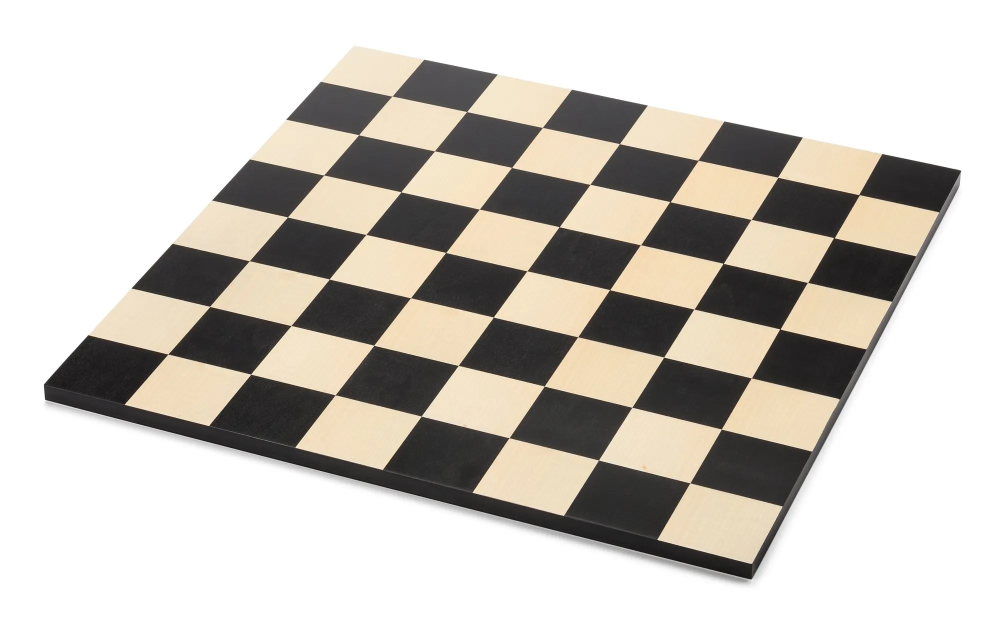
#> input picture book/docs/ch02/figures/chessboard.jpg, 2000 x 1257 px, found by its file name (shown at 1/2 size)
$ jupyter execute 'Chapter 2.7 Recovery of affine and metric properties from images.ipynb'
#> lines starting #> are read from the running program, lines starting #| are printed output that depends on the picture; after the words box and inside, x2 and y2 are one past the last pixel; in counts of white or black regions, pixels touching at a corner belong together
# **2.4. Recovery of affine and metric properties from images**

## **The Method to recover similarity properties from projective distored images**

평면에 projection되어 있는 이미지에서 사영 왜곡을 제거하면 각도, 길이 비율과 같은 similarity 속성을 원래 평면에서 측정할 수 있으며, 4개의 대응점을 지정하여 dof가 8인 projective transformation H를 계산해 사영 왜곡을 완전히 제거할 수 있습니다.

그러나 similarity transformation은 projective tranformation에 비해 dof가 4개 더 적습니다. 따라서 4 dof만 지정하여도 similarity 속성을 측정할 수 있습니다.

사영 왜곡된 이미지에서 similarity 속성을 복원하기 위한 4개의 dof는 line at infinity $l_\infty$(dof 2)와 $l_\infty$에 있는 두 개의 원형점($circular\ points$, dof 2)이라는 물리적 실체로 주어지며, 이러한 연관성을 이용하는 것이 행렬 분해에서 나타나는 행렬을 지정하는 방식보다 문제를 더 직관적으로 해결할 수 있습니다.

이미지에서 $l_\infty$가 결정되면 사영 왜곡을 제거할 수 있고, $circular \ points$가 결정되면 아핀 왜곡을 제거할 수 있습니다. 그러면 남은 왜곡은 similarity 뿐이므로, 이미지에서 similarity 속성을 측정할 수 있습니다.

## **2.4.1 The line at infinity**

사영 변환에 의해 왜곡된 이미지에서 무한선(the line at infinity) $l_\infty$을 식별하면 아핀 속성을 복원할 수 있습니다. 그 이유는 line at infinity $l_\infty$이 projective transformation H에 invariant하기 때문입니다.

<br>

## **2.4.2 Recovery of affine properties from images**

사영 변환에 의해 왜곡된 이미지에서 line at infinity $l_\infty$을 식별하여 line at infinity의 표준 위치인 $(0, 0, 1)^T$로 보내는 변환을 적용하면, Result 2.17.에 의해 이미지에 적용된 변환은 아핀 변환임을 보일 수 있습니다.

즉 이미지의 아핀 속성을 복원한 것입니다. 다음 그림에서 이 핵심 아이디어에 대해 잘 설명하고 있습니다. 그렇다면 사영 변환에 의해 왜곡된 이미지에서의 line at infinity $l_\infty$을 식별하는 방법은 무엇이 있을까요?

이 책에서는 2가지 방법을 소개합니다.
1. 평행선의 교점을 이용한 방법
2. 길이 비율을 이용한 방법

위 두 가지 중 저희는 1번 방법에 대한 실습을 함께 제공합니다.

## **Affine rectification**
아래 이미지는 3가지의 평면과 그 사이에서의 일어날 수 있는 2가지 변환으로 아핀 속성이 보정되는 과정을 보입니다.
3가지 평면은 왼쪽부터 순차적으로 아래와 같은 평면을 나타냅니다.
1. 실제 세계에서 왜곡 없이 평면으로 사영된 평면 $\pi_1$,
2. projective transformation에 대해 변환되어 사영된 평면 $\pi_2$,
3. $\pi_2$에서 아핀 속성을 복원한 $\pi_3$

또한, $H_P$는 projective transformation, $H_A$는 Affine transformation 입니다.

<!--  -->

위 그림에서 알 수 있는 것은 2가지입니다.
1. projective transform에 의해 왜곡된 이미지에서 line at infinity $l_\infty$을 식별하여 affine 속성을 복원해 평행인 것을 평행으로 만들 수 있다는 것
2. 위와 같이 복원된 평면은 원본과 affine transforation의 관계를 가진다는 것

## **The Method using the intersection of parallel lines**

실세상 평면의 line at infinity는 원근 이미지에서 평면의 vanishing line이 됩니다. 다음 그림에서 나와있듯이, vanishing line $l$은 이미지에서 평행선의 교점에서 계산할 수 있습니다.

<!--  -->

vanishing line을 식별하는 방법을 요약해보겠습니다.
1. 실제 세계에서는 평행한 두 직선을 2 pair 찾습니다.
2. 외적을 이용해서 각 쌍에 존재하는 두 직선의 접점을 계산합니다.
3. 위 과정을 통해 구한 2개의 접접의 외적을 이용해 선의 좌표 계산합니다.

아래 실습 코드가 있습니다.

[cell 1]
import numpy as np
import cv2

import matplotlib.pyplot as plt

[cell 2]
img = cv2.imread('./figures/chessboard.jpg', cv2.IMREAD_COLOR)
#> img is the input picture: shape (1257, 2000, 3); mean B, G, R 190.2, 197.1, 201.7

st = [np.array([1381,  969]), np.array([1719,  392]), np.array([337, 711]), np.array([1382,  968])]
ed = [np.array([338, 711]), np.array([786, 195]), np.array([786, 194]), np.array([1719,  392])]
# Homogeneous vectorize
st = np.append(st, np.ones((4,1), dtype=np.int32), axis=1)
ed = np.append(ed, np.ones((4,1), dtype=np.int32), axis=1)

# Compute vanishing point Vx
Vx = np.cross(np.cross(st[0], ed[0]),np.cross(st[1], ed[1]))
Vx = Vx/Vx[2]

# Compute vanishing point Vy
Vy = np.cross(np.cross(st[2], ed[2]),np.cross(st[3], ed[3]))
Vy = Vy/Vy[2]

# Compute vanishing line Vl
Vl = np.cross(Vx,Vy)
Vl = Vl/Vl[2]
print('Vanishing line : ', Vl)

# compute affine rectification matrix
H_A = np.eye(3)
H_A[2] = Vl

# recover the affine properties
recovered_img = cv2.warpPerspective(img, H_A, (0,0))
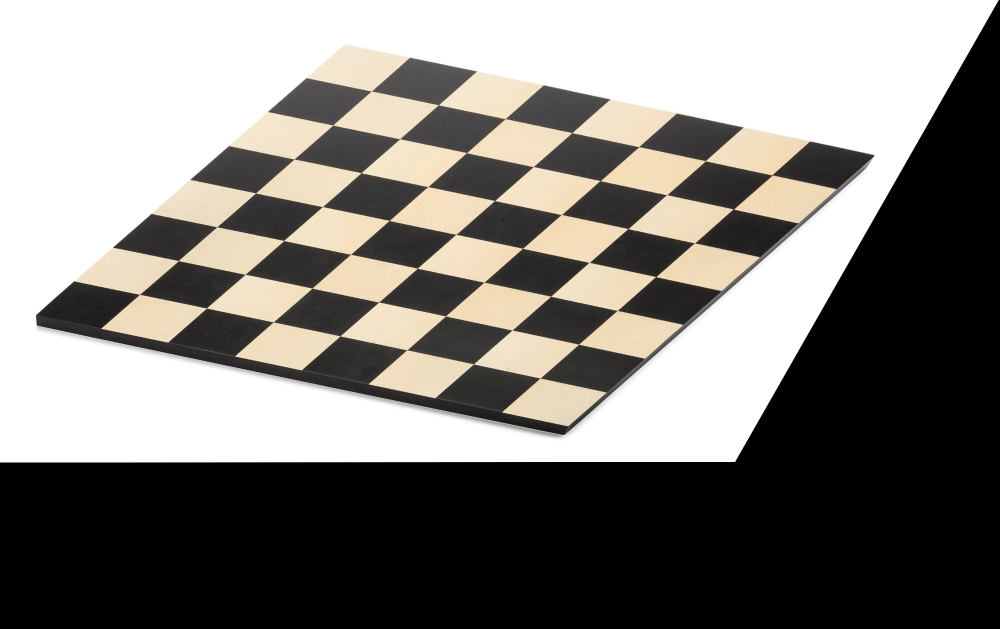
#> recovered_img: shape (1257, 2000, 3) (shown at 1/2 size); mean B, G, R 122.4, 126.8, 129.7

concat = np.concatenate([img, recovered_img], axis=1)
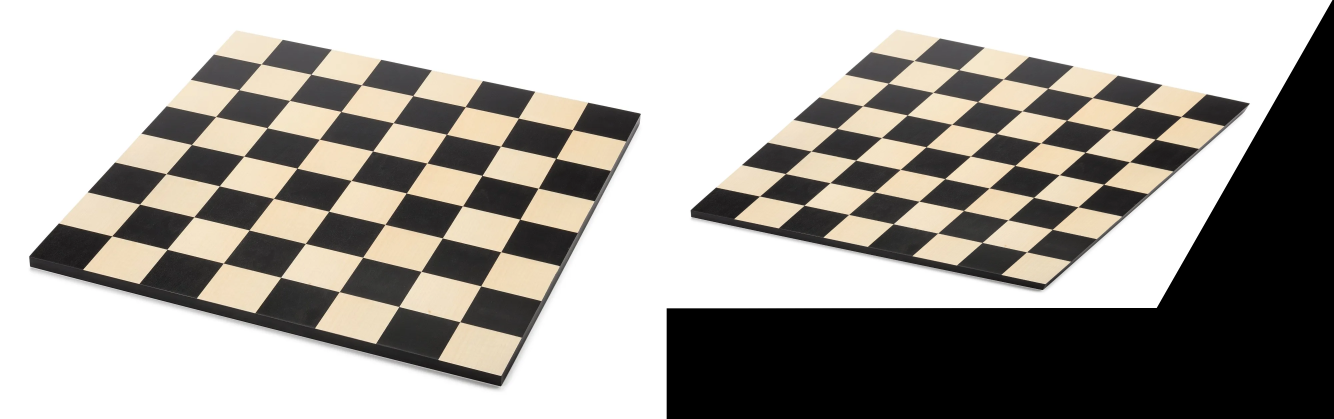
#> concat: shape (1257, 4000, 3) (shown at 1/3 size); mean B, G, R 156.3, 161.9, 165.7
plt.imshow(concat)

## **Computing a vanishing point from a length ratio**

또는 길이 비율이 알려진 두 개의 간격이 주어지면 소실점을 결정할 수 있습니다. 일반적인 경우는 이미지의 한 직선에서 세 점이 식별된 경우입니다.
 $a, b, c$가 실세계에서 대응하는 같은 선상의 점이고, 길이 비율 $d(a,b) : d(b, c) = a : b$가 알려져 있다고 가정합니다. 교차 비율을 사용하면 소실점을 찾아낼 수 있습니다.

<!--  -->

<br>

1. 이미지에서 거리 비율 $d(a', b') : d(b', c') = a' : b'$을 측정합니다.
2. 점 $a, b, c$를 직선 $<a, b, c>$상의 좌표계에서 좌표 $0, a, a + b$로 표기합니다. 계산을 위해 이러한 점들을 2차원 동차 벡터 $(0, 1)^T, (a, 1)^T, (a+b, 1)^T$로 표시합니다. 같은 방법으로 $a', b', c'$는 좌표 $0, a', a'+b'$을 가지고 동차 벡터로 표시할 수 있습니다.
3. 위의 두 좌표계를 이용해 $a\mapsto a', b\mapsto b', c\mapsto c'$으로 가는 1차원 사영변환 $H_\mathbf{2x2}$를 계산합니다.
4. $H_\mathbf{2x2}$에 의한 무한점의 이미지가 $<a', b', c'>$의 소실점이 됩니다.

<br>

## **2.4.3 The circular points and their dual**

사영 왜곡된 이미지에서 원형점(the circular points) $I, J$를 식별하면 닮음 속성을 복원할 수 있습니다. 이는 원형점 $I, J$가 사영 변환 H에 고정된다는 것이 H가 닮음 변환인 것과 필요충분조건이기 때문입니다.
일반적으로 I와 J의 좌표는 아래와 같습니다.

$\text{I} = \begin{pmatrix} 1 \\ i \\ 0 \end{pmatrix}, \ \ \ \ \ \ \ \ \text{J} = \begin{pmatrix} 1 \\ -i \\ 0 \end{pmatrix}.$

아래 그림은 circular points가 similarity transformation에 invariant 하다는 것을 보여줍니다.
<!--  -->
<!-- <br> -->

<!--  -->

<br>

### **The conic dual to the circular points**

사영 왜곡된 이미지에서 circular points에 대한 dual conic $C^*_\infty$를 식별하여도 similarity 속성을 복원할 수 있습니다. 이는 $C^*_\infty$가 projective transformation H에 고정된다는 것이 H가 similarity transformation인 것과 필요충분조건이기 때문입니다.

<!--  -->

<br>
<br>

※ circular points에 대한 duality conic $C^*_\infty$는 다음과 같이 주어집니다.

$C^*_\infty = IJ^T + JI^T$

따라서 Conic $C^*_\infty$ 은 아래와 같이 표현할 수 있습니다.

$C^*_\infty = \begin{pmatrix} 1 \\ i \\ 0 \end{pmatrix}\begin{pmatrix} 1 & -i & 0 \end{pmatrix} + \begin{pmatrix} 1 \\ -i \\ 0 \end{pmatrix}\begin{pmatrix} 1 & i & 0 \end{pmatrix} =
\begin{bmatrix} 1 & 0 & 0 \\ 0 & 1 & 0 \\ 0 & 0 & 0 \end{bmatrix}$

<br>

## **2.4.4 Angles on the projective plane**

사영 평면에서 $C^*_\infty$을 결정하면 다음과 같은 방법으로 유클리드 각을 측정할 수 있습니다.

<br>

<!--  -->

<br>

위 수식은 사영 변환에서 불변량이며, $l^TC^*_\infty m = 0$이면 직선 $l$과 $m$은 직교합니다.

<br>

## **2.4.5 Recovery of metric properties from images**

원형점을 표준 위치 $(1, \pm i, 0)^T$로 변환하면 사영 왜곡된 이미지에서 거리 속성을 복원할 수 있습니다. 그리고 Result 2.21.에 의해 실세상 평면과 복원된 이미지 사이의 변환이 닮음 변환임을 보일 수 있습니다.
<br>
### **Metric Rectification using $C^*_\infty$**

다음과 같이 $C^*_\infty$를 이용하여 사영 변환의 닮음 왜곡을 제외하고 사영과 아핀 구성 행렬을 모두 결정할 수 있습니다.
<br>
<!--  -->

<br>

### **Metric rectification from affine distorted images**

이미지가 아핀 보정이 됐다고 가정하면, 거리 보정을 위해 원형점의 자유도 2를 결정하는 제약 조건 2개가 필요합니다. 실세상 평면에서 직각인 두 개의 이미지에서 제약 조건을 얻을 수 있습니다.

아핀 정정 이미지의 직선 $l', m'$이 실세계에서 직교하는 선 $l, m$에 대응한다고 가정하면 $l'^TC^*_\infty m = 0, \mathbf{v} = \mathbf{0}$을 이용할 수 있고, 바로 위에서 언급된 $C^*_\infty$’에 대한 공식을 다음과 같이 정리할 수 있습니다.

<!--  -->

이것은 2 X 2 행렬 $\mathbf{S} = KK^T$에 대한 선형 제약조건이다. 행렬 $\mathbf{S}$는 대칭이므로 3개의 독립 원소를 가지며, scaling은 중요하지 않으므로 자유도는 2입니다.

따라서 두 선의 직교 조건은 $(l'_1m'_1, l'_1m'_2 + l'_2m'_1, l'_2m'_2)\mathbf{s} = 0$으로 표기할 수 있습니다. 이러한 방식으로 두 개의 직교하는 선 쌍에서 제약조건 두 개를 얻으면, Cholesky Decomposition을 이용하여 $K$를 구해낼 수 있고, $C^*_\infty$’를 계산할 수 있습니다.

아래 해당 코드를 첨부합니다.

[cell 3]
img = cv2.imread('./figures/chessboard.jpg', cv2.IMREAD_COLOR)

# select two orthogonal pairs
st = [np.array([1157,  676]), np.array([989, 638]), np.array([1055,  544]), np.array([1221,  582])]
ed = [np.array([989, 638]), np.array([1055,  544]), np.array([1221,  582]), np.array([1157,  676])]
st = np.append(st, np.ones((4,1), dtype=np.int32), axis=1)
ed = np.append(ed, np.ones((4,1), dtype=np.int32), axis=1)

l1 = np.cross(st[0], ed[0])
l2 = np.cross(st[1], ed[1])

m1 = np.cross(st[2], ed[2])
m2 = np.cross(st[3], ed[3])

# constraints
ortho_constraint = np.array([[l1[0]*m1[0], l1[0]*m1[1]+l1[1]*m1[0], l1[1]*m1[1]],
                            [l2[0]*m2[0], l2[0]*m2[1]+l2[1]*m2[0], l2[1]*m2[1]]
                            ])

# decompose orthogonal constraint using SVD to gain S
U,S,V = np.linalg.svd(ortho_constraint, full_matrices=True)
S_matrix = np.diag(S)

# S = KK^T
# decompose S using Cholesky decomposition to gain K
K = np.linalg.cholesky(S_matrix)
K = K/K[1][1]

# Compute metric rectification matrix
H_m = np.eye(3)
H_m[:2,:2] = K
H_m = np.linalg.inv(H_m)

# recover the metric properties
dst = cv2.warpPerspective(img, H_m*H_A, (0,0))
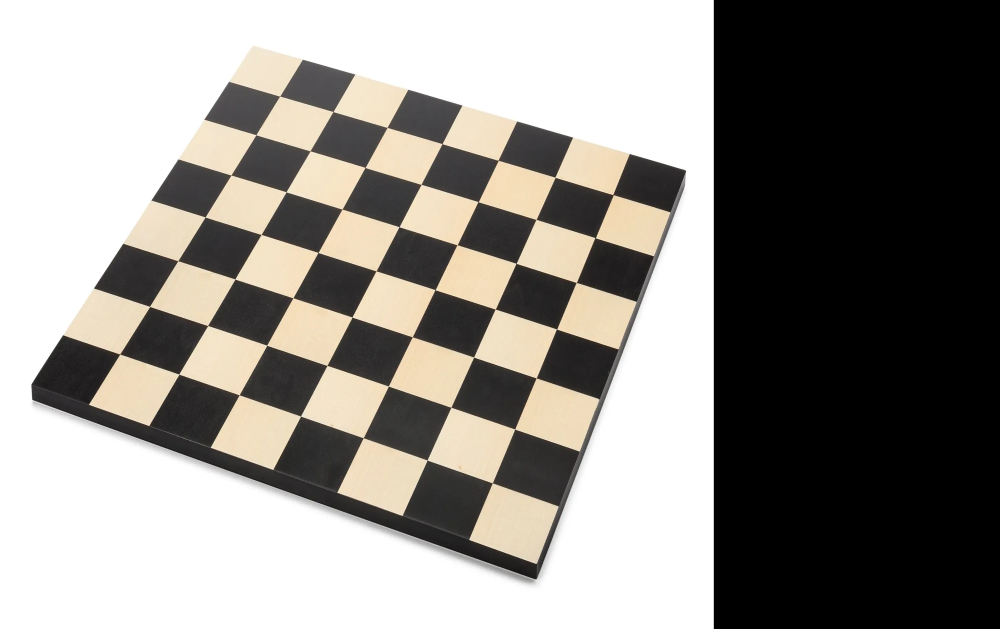
#> dst: shape (1257, 2000, 3) (shown at 1/2 size); mean B, G, R 135.7, 140.7, 144

cv2.line(img, st[0][:2], ed[0][:2], (255,0,0),3)
#> img: shape (1257, 2000, 3); 0.03% of pixels changed, all inside (x1, y1, x2, y2) = (987, 636, 1160, 679)
cv2.line(img, st[1][:2], ed[1][:2], (255,0,0),3)
#> img: shape (1257, 2000, 3); mean B, G, R 190.2, 197, 201.7

cv2.line(img, st[2][:2], ed[2][:2], (0,0,255),3)
#> img: shape (1257, 2000, 3); mean B, G, R 190.2, 196.9, 201.7
cv2.line(img, st[3][:2], ed[3][:2], (0,0,255),3)
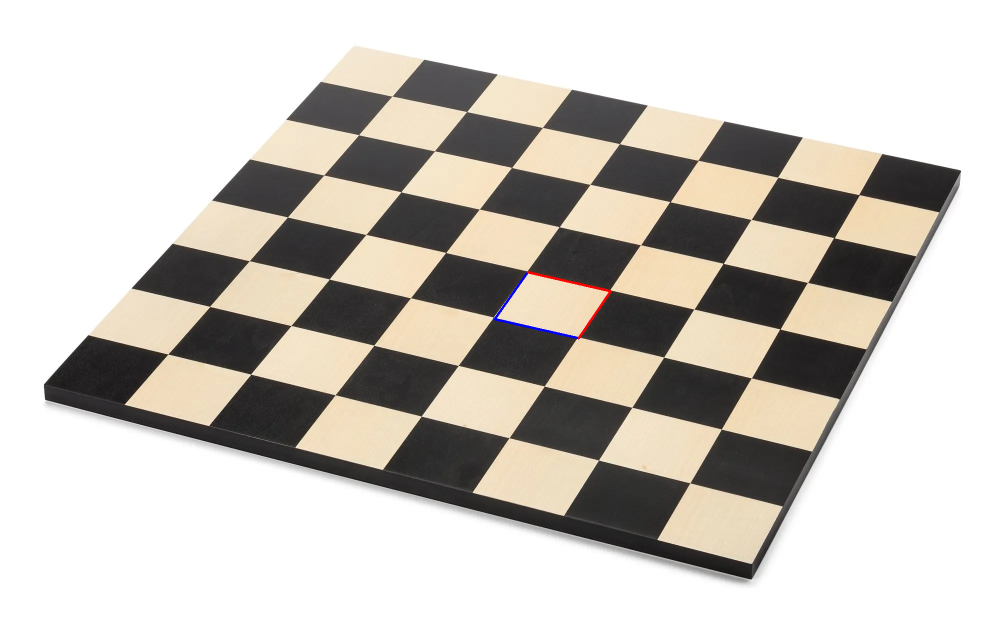
#> img: shape (1257, 2000, 3) (shown at 1/2 size); mean B, G, R 190.2, 196.9, 201.7


concat = np.concatenate([img, dst], axis=1)
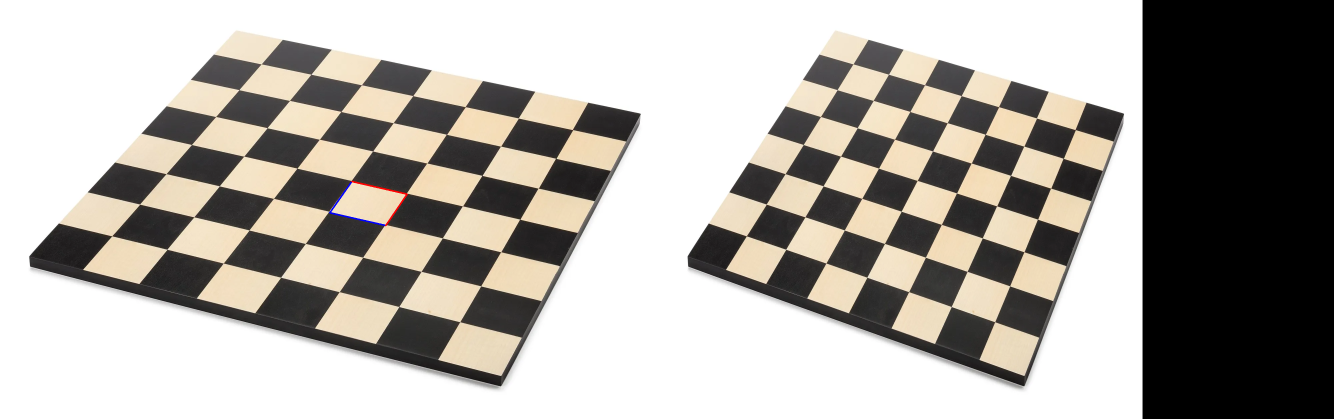
#> concat: shape (1257, 4000, 3) (shown at 1/3 size); mean B, G, R 163, 168.8, 172.9
plt.imshow(concat)

### **Angle measurement code**

위 보정된 이미지에서 좌표를 찍어 측정해본 결과입니다.

[cell 4]
st = [np.array([992, 621]), np.array([872, 583])]
ed = [np.array([872, 583]), np.array([916, 492])]
st = np.append(st, np.ones((2,1), dtype=np.int32), axis=1)
ed = np.append(ed, np.ones((2,1), dtype=np.int32), axis=1)

conic = np.array([[1,0,0],
                  [0,1,0],
                  [0,0,0]])

l = np.cross(st[0], ed[0])
l = l/l[2]
m = np.cross(st[1], ed[1])
m  = m/m[2]

# calulate the angle using conic
cos_theta = l.T@conic@m
val = np.sqrt((l.T@conic@l)*(m.T@conic@m))
cos_theta = cos_theta / val

theta = np.arccos(cos_theta) * 180 / np.pi
print('angle between l and m : ', theta)


cv2.line(dst, st[0][:2], ed[0][:2], (255,0,0),3)
#> dst: shape (1257, 2000, 3); 0.03% of pixels changed, all inside (x1, y1, x2, y2) = (870, 581, 995, 624)
cv2.line(dst, st[1][:2], ed[1][:2], (0,255,0),3)
#> dst: shape (1257, 2000, 3); mean B, G, R 135.8, 140.7, 143.9

plt.imshow(dst)
